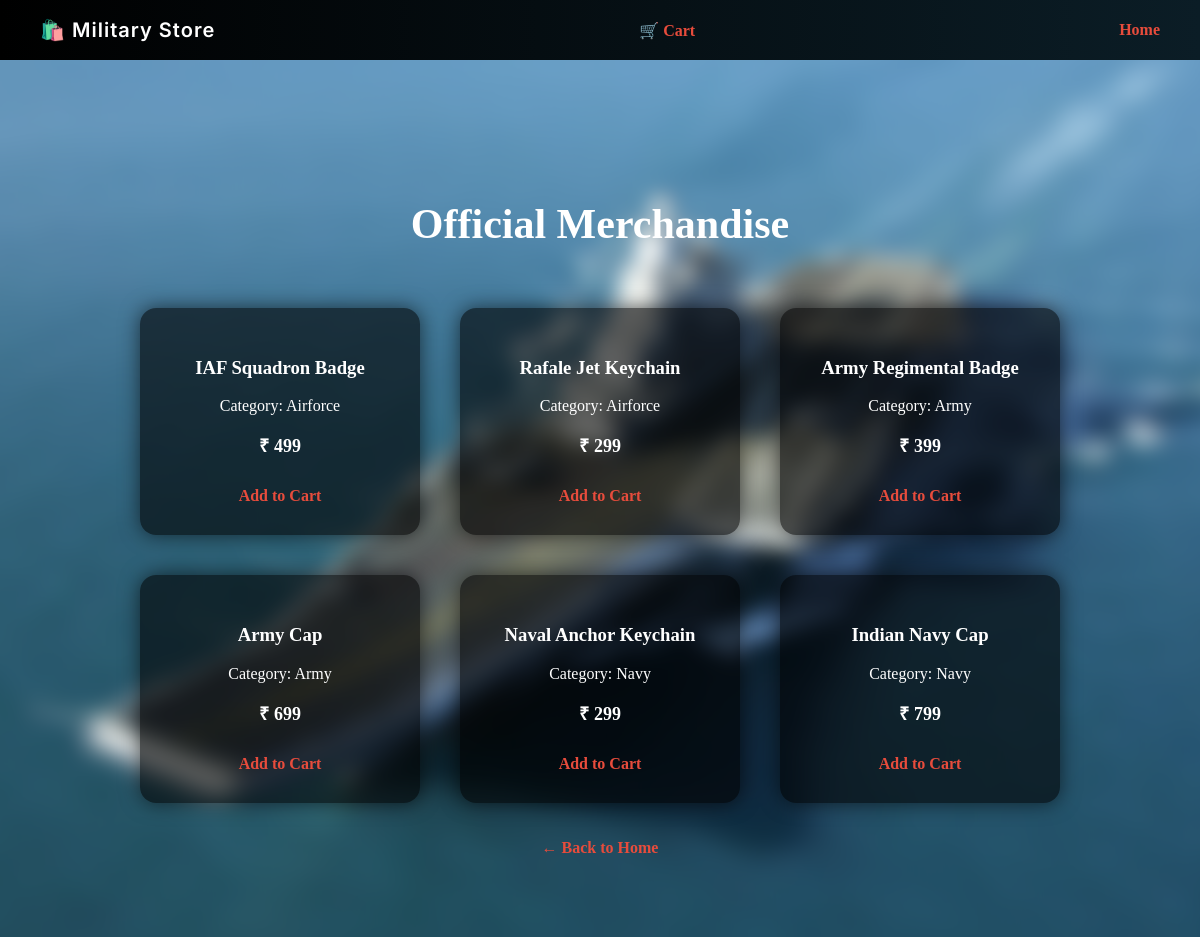
The app's page /store with its own data.
### tables this page shows
CREATE TABLE products (
            id INTEGER PRIMARY KEY AUTOINCREMENT,
            name TEXT,
            category TEXT,
            price INTEGER,
            stock INTEGER,
            image TEXT
        );

### app.py (the view)
@app.route("/store")
def store():
    with get_db() as db:
        products = db.execute("SELECT * FROM products").fetchall()
    return render_template("store.html", products=products)

### app.py (called while the page is built)
def get_db():
    conn = sqlite3.connect(DB_PATH)
    conn.row_factory = sqlite3.Row
    return conn

### templates/store.html (shortened to what this page needs)
<!DOCTYPE html>
<html lang="en">
<head>
    <link rel="stylesheet" href="/static/dashboard.css">
</head>
<body>
<div class="bg-home"></div>
<div class="navbar">
    <div class="nav-left">
        <span class="title">🛍️ Military Store</span>
    </div>
    <a href="/cart" class="logout">🛒 Cart</a>
    <a href="/home" class="logout">Home</a>
</div>
<div class="container">
    <h1 class="welcome">Official Merchandise</h1>
    <div class="cards">
        {% for p in products %}
        <div class="card">
            <h3>{{ p.name }}</h3>
            <p style="margin:10px 0;">
                Category: {{ p.category|capitalize }}
            </p>
            <p style="font-size:18px;font-weight:bold;">
                ₹ {{ p.price }}
            </p>
            {% if p.stock > 0 %}
                <a href="/add-to-cart/{{ p.id }}" class="logout" style="display:inline-block;margin-top:12px;">
                    Add to Cart
                </a>
            {% else %}
                <p style="color:#e74c3c;font-weight:bold;">Out of Stock</p>
            {% endif %}
        </div>
        {% endfor %}
    </div>
    <br><br>
    <a href="/home" class="logout">← Back to Home</a>
</div>
</body>
</html>

### static/dashboard.css (style rules this page uses)
html, body { margin: 0; padding: 0; min-height: 100%; overflow-x: hidden; overflow-y: auto; }
.bg-home { position: fixed; inset: 0; background: url("/static/images/home_bg.jpg") no-repeat center/cover; filter: blur(10px); transform: scale(1.1); z-index: 0; pointer-events: none; }
* { box-sizing: border-box; }
.navbar { position: sticky; top: 0; z-index: 5000; isolation: isolate; display: flex; justify-content: space-between; align-items: center; padding: 18px 40px; background: linear-gradient(90deg, #000000, #0b1d26); color: white; }
.nav-left { display: flex; align-items: center; gap: 14px; }
.title { font-family: 'Inter', sans-serif; font-size: 20px; font-weight: 600; letter-spacing: 1px; }
.logout { color: #e74c3c; text-decoration: none; font-weight: bold; }
.container { margin-top: 140px; text-align: center; position: relative; padding-bottom: 100px; color: white; padding-bottom: 80px; }
.welcome { font-size: 42px; margin-bottom: 60px; }
.cards { display: flex; justify-content: center; gap: 40px; flex-wrap: wrap; }
.card { width: 280px; padding: 30px; border-radius: 16px; background: rgba(0, 0, 0, 0.6); cursor: pointer; transition: all 0.35s ease; box-shadow: 0 0 20px rgba(0,0,0,0.6); }
html { scrollbar-width: thin; scrollbar-color: rgba(255,255,255,0.25) transparent; }
.nav-left, .brand-line, .brand-line span, .brand-line img { opacity: 1 !important; filter: none !important; visibility: visible !important; }

### records on screen
products: name "IAF Squadron Badge", category "Airforce", price "499"
products: name "Rafale Jet Keychain", category "Airforce", price "299"
products: name "Army Regimental Badge", category "Army", price "399"
products: name "Army Cap", category "Army", price "699"
products: name "Naval Anchor Keychain", category "Navy", price "299"
products: name "Indian Navy Cap", category "Navy", price "799"
